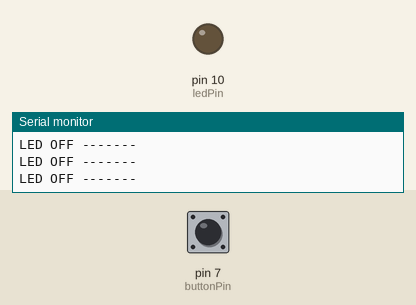
Simulated run of this sketch. Board: Arduino Uno, built with avr-gcc and run on an emulated ATmega328P. Shown: output pins drawn as LEDs (lit = HIGH), the last lines printed to the serial monitor. Dashed ring = blinking. The inputs (shaded band) are chosen by the test bench; at power-on: pin 7 (buttonPin) LOW.

Above: at 1.2 s.
1.3 s: pin 7 (buttonPin) pulled HIGH for 0.15 s
At 1.39 s:
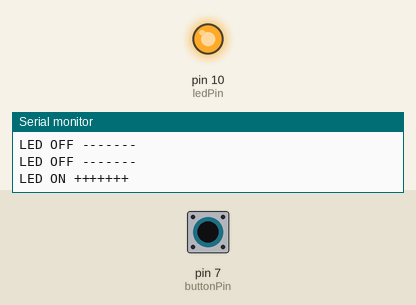
2.9 s: pin 7 (buttonPin) pulled HIGH for 3.2 s
At 6.7 s:
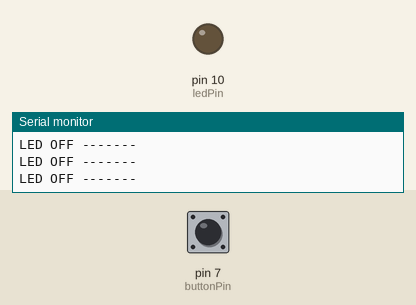
7.6 s: pin 7 (buttonPin) pulsed HIGH 2 times (0.12 s each, 0.3 s apart)
At 7.96 s:
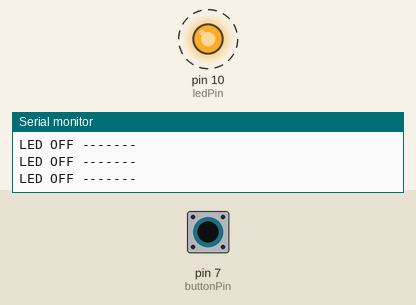
11.2 s: pin 7 (buttonPin) pulled HIGH for 1 s
At 12.9 s:
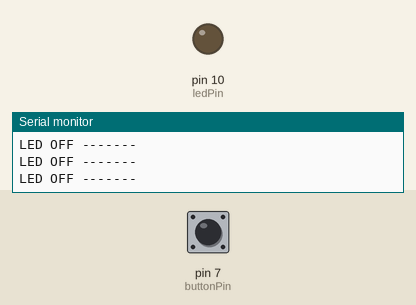
15.2 s: pin 7 (buttonPin) driven HIGH
At 15.9 s:
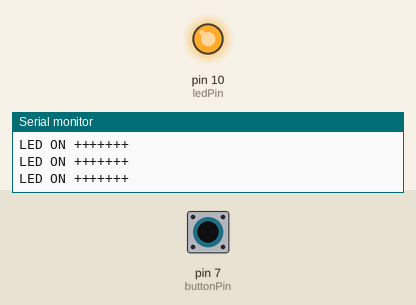
18.2 s: pin 7 (buttonPin) driven LOW
At 18.7 s:
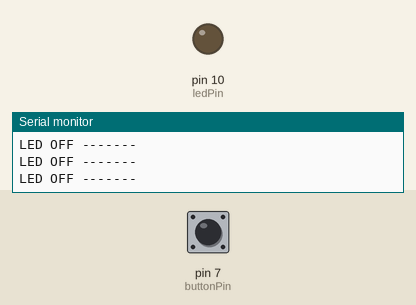
Timing chart, 0 to 20.7 s (numbered marks = the images above; inputs shaded):
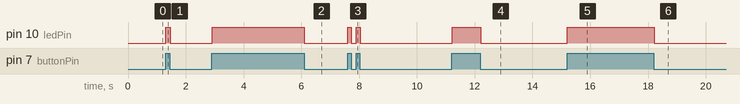

Measured:
- after the input at 1.3 s, pin 10 (ledPin): LOW → HIGH at once, → LOW 0.15 s later
- after the input at 2.9 s, pin 10 (ledPin): LOW → HIGH at once, → LOW 3.2 s later
- after the input at 7.6 s, pin 10 (ledPin): alternates HIGH for 0.12 s and LOW for 0.18 s, 4 changes in all, then stays LOW, starting at once
- after the input at 11.2 s, pin 10 (ledPin): LOW → HIGH at once, → LOW 1.0 s later
- after the input at 15.2 s, pin 10 (ledPin): LOW → HIGH at once
- after the input at 18.2 s, pin 10 (ledPin): HIGH → LOW at once

The sketch:

ButtonLED.ino
```cpp
const int ledPin = 10;
const int buttonPin = 7;
int buttonState = 0;

void setup() {

  Serial.begin(9600);
  pinMode(ledPin, OUTPUT);
  pinMode(buttonPin, INPUT);
}

void loop() {

  buttonState = digitalRead(buttonPin);

  if (buttonState == HIGH) {
    digitalWrite(ledPin, HIGH);
    Serial.println("LED ON +++++++");
  }
  else {
    digitalWrite(ledPin, LOW);
    Serial.println("LED OFF -------");
  }

}
```
